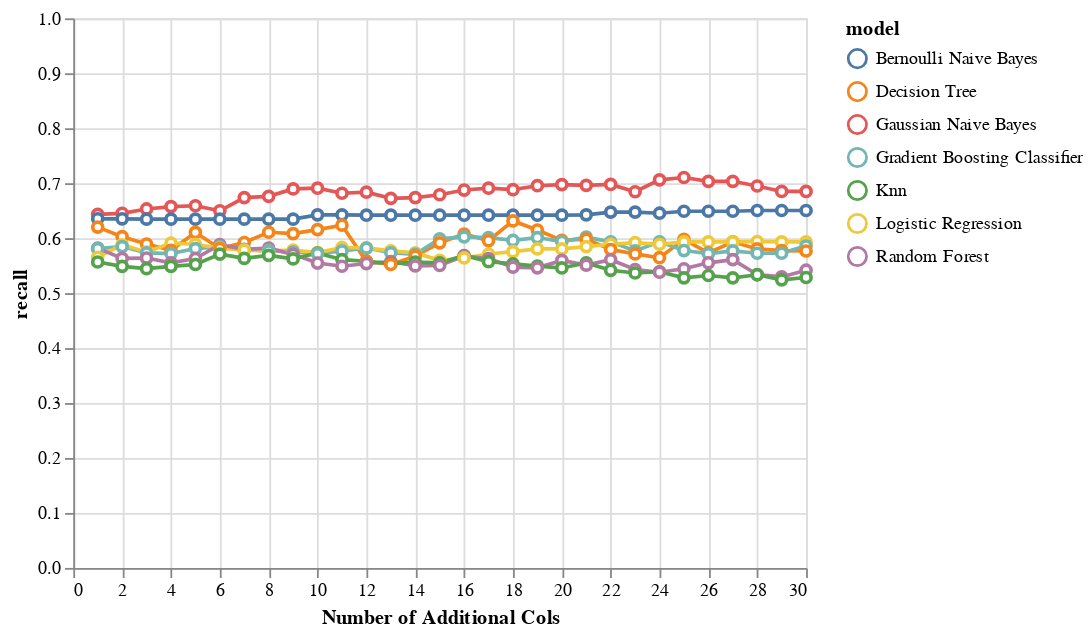

The cell this chart's notebook holds for it:
### Markdown cell above
We explored adding the top X features so we can measure the impact of adding complexity as we increase the feature count. The chart below shows the incremental value of adding the top X+1 feature. 

In the first chart we show the marginal value when we measure the macro avg recall. We see that the GNB classifer performs the best and the incremental gain tapers off after adding 10 features. We will consider then when we think about how many features to include.

### Code cell
perf_subset = perf_by_additional_n_cols_matrix_v1[
    (perf_by_additional_n_cols_matrix_v1['grouping'] == "Macro Avg") &
    (perf_by_additional_n_cols_matrix_v1['additional_col_method'] == "corr_to_mdd_subset_data_v2")
]


alt.Chart(perf_subset).mark_line(
       point={
         "filled": False,
         "fill": "white"
       }
).encode(
    x = alt.X('addl_cols', title="Number of Additional Cols"),
    y = alt.Y('recall', scale=alt.Scale(domain=[0, 1])),
    color = 'model'
)

### Figure 1 — Vega-Lite specification as saved in the notebook (floating-point values rounded to 4 significant figures; data arrays with more than 128 entries replaced by an {"elided": "..."} marker saying what was removed)
{"config": {"view": {"continuousWidth": 400, "continuousHeight": 300}}, "data": {"name": "data-788fad20b2bfec34f94e3507e5cdcf92"}, "mark": {"type": "line", "point": {"filled": false, "fill": "white"}}, "encoding": {"color": {"field": "model", "type": "nominal"}, "x": {"field": "addl_cols", "title": "Number of Additional Cols", "type": "quantitative"}, "y": {"field": "recall", "scale": {"domain": [0, 1]}, "type": "quantitative"}}, "$schema": "https://vega.github.io/schema/vega-lite/v4.17.0.json", "datasets": {"data-788fad20b2bfec34f94e3507e5cdcf92": {"elided": "210 records"}}}
